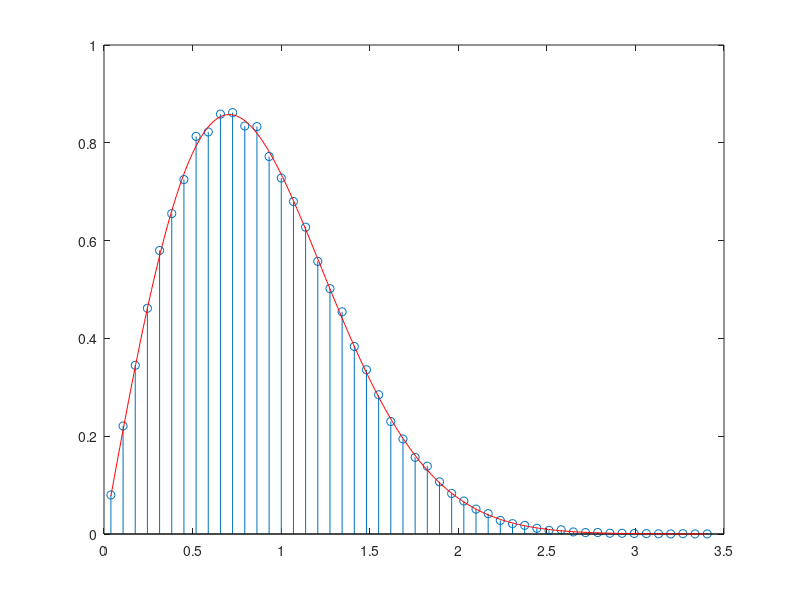

MATLAB code to generate this figure:
% RANDOMVARIABLES_RAYLEIGH_DISTRIBUTION
%
% Author: Dick Carrillo Melgarejo
%
% Date: 23/July/2020
%
% Simulated and analytical version of Rayleigh Distribution
% The random variable "R" defined by Rayleigh Distribution is generated by
% the following equation R = SQRT(X^2+Y^2), where X and Y are independent
% Gaussian Random variables with zero mean and Variance sigma^2.
% So, in communications, X is the real part of a complex number and Y
% is the imaginary part of the same complex number. This complex number is
% the base band representation of a Rayleigh channel. In communications the
% random variable R represents the module of this band base signal (complex
% number).
close all
clear all
N = 100000;
sigma = 1/sqrt(2);
hr = sigma * (randn(1,N) + sqrt(-1) * randn(1,N));
display(['The Variance of the band base representation of the channel is '...
    num2str(var(hr))])
display(['The Mean of the band base representation of the channel is '...
    num2str(mean(hr))])
[a,b] = hist(abs(hr),50);
pdfSim=a./trapz(b,a);
stem(b,pdfSim)


hold on
x = min(b):0.01:max(b);
p = raylpdf(x,sigma);
plot(x,p,'r')